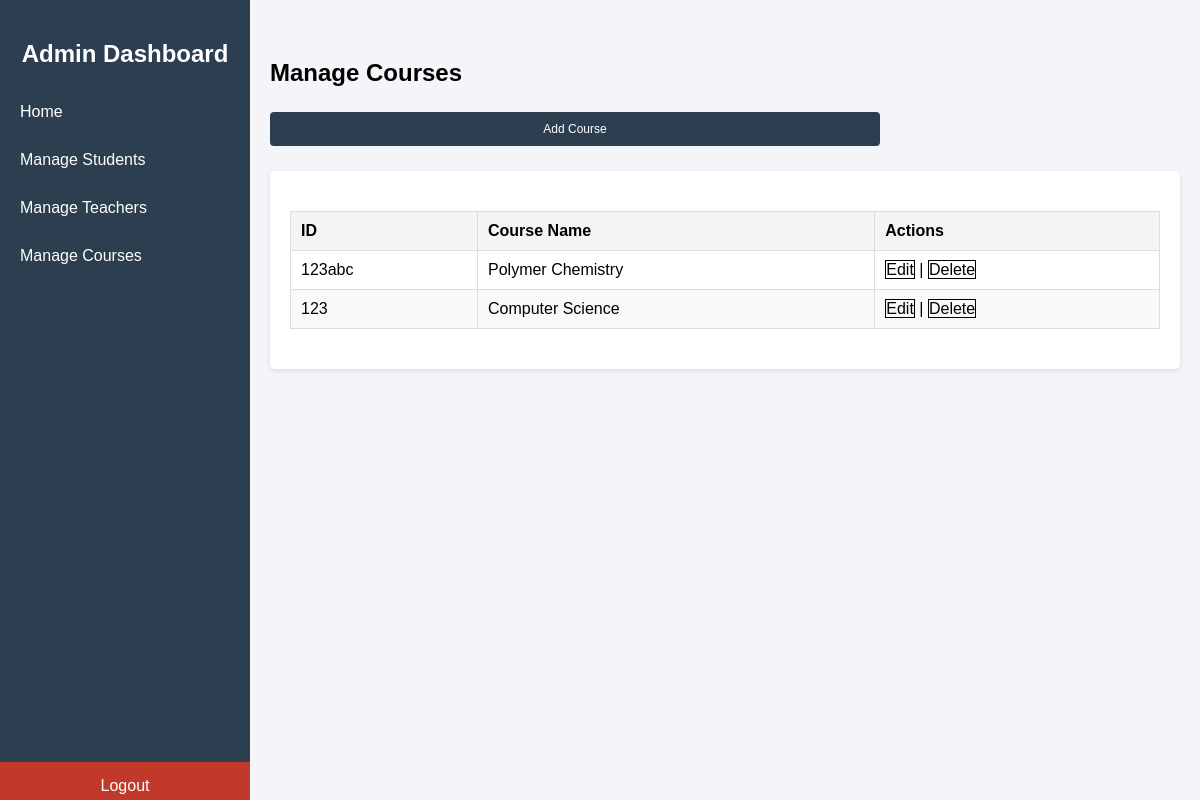
Page /admin-course/ on the committed database.
### GradeWireapp/models.py (models this page shows, shortened)
class Course(models.Model):
    course_id = models.CharField(max_length=30,unique=True)
    course_name = models.CharField(max_length=30,unique=True,default= ' ')

### GradeWireapp/views.py (the view)
# urls.py: path('admin-course/', views.admin_mg_course_view,name='adminMgCourse'),
def admin_mg_course_view(request):
    courses = Course.objects.all()  # Get all courses from the database
    return render(request,'admin_mg_course.html', {'courses': courses})

### templates/admin_mg_course.html (shortened to what this page needs)
{% load static %}
<!DOCTYPE html>
<html lang="en">
<head>
    <link rel="stylesheet" type="text/css" href="{% static 'assets/css/admin-style.css'%}">
</head>
<body>
    <div class="menu-toggle" onclick="toggleSidebar()">☰ Menu</div>
    <div class="sidebar">
        <h2>Admin Dashboard</h2>
        <a href="{% url 'adminHome' %}" onclick="showSection('home')">Home</a>
        <a href="{% url 'ManageStudent' %}"  >Manage Students</a>
        <a href="{% url 'ManageTeacher' %}" >Manage Teachers</a>
        <a href="{% url 'ManageCourse' %}" >Manage Courses</a>
        <a href="#" class="logout">Logout</a>
    </div>
    <div class="content">
        <div id="manage-courses" class="section active">
            <h2>Manage Courses</h2>
            <div class="form-container">
                <button class="small-btn" onclick="toggleAddCourseForm()">Add Course</button>
            </div>
            <div class="table-container">
                <table>
                    <thead>
                        <tr>
                            <th>ID</th>
                            <th>Course Name</th>
                            <th>Actions</th>
                        </tr>
                    </thead>
                    <tbody id="courseTableBody">
                        {% for course in courses %}
                            <tr>
                                <td>{{ course.course_id }}</td>
                                <td>{{ course.course_name }}</td>
                                <td>
                                    <a href="{% url 'edit_course' course.id %}"  style="border: 1px solid; text-decoration: none; color: black;">Edit</a> |
                                    <a href="{% url 'delete_course' course.id %}" onclick="return confirm('Are you sure you want to delete this course?');" style="border: 1px solid; text-decoration: none; color: black;">Delete</a>
                                </td>
                            </tr>
                        {% endfor %}
                    </tbody>
                </table>
            </div>
        </div>
    </div>
</body>
</html>

### static/assets/css/admin-style.css (style rules this page uses)
body { margin: 0; font-family: Arial, sans-serif; background-color: #f4f4f9; }
.sidebar { position: fixed; top: 0; left: 0; width: 250px; height: 100%; background-color: #2c3e50; color: white; display: flex; flex-direction: column; padding-top: 20px; transition: transform 0.3s ease; }
.sidebar h2 { text-align: center; font-size: 24px; margin-bottom: 20px; color: #ffffff; }
.sidebar a { text-decoration: none; color: white; padding: 15px 20px; display: block; transition: background 0.3s; cursor: pointer; }
.sidebar .logout { margin-top: auto; background-color: #c0392b; text-align: center; margin-bottom:10px; }
.content { margin-left: 250px; padding: 20px; transition: margin-left 0.3s ease; }
.section { display: none; }
.section.active { display: block; }
.table-container { background: #fff; padding: 20px; border-radius: 5px; box-shadow: 0 2px 5px rgba(0, 0, 0, 0.1); overflow-x: auto; }
table { width: 100%; border-collapse: collapse; margin: 20px 0; font-size: 16px; }
table th, table td { text-align: left; padding: 10px; border: 1px solid #ddd; }
table th { background-color: #f4f4f4; font-weight: bold; }
table tbody tr:nth-child(even) { background-color: #f9f9f9; }
.form-container { margin-bottom: 20px; }
.form-container input, .form-container button { margin: 5px 0; padding: 10px; width: calc(100% - 300px); border: 1px solid #ddd; border-radius: 4px; }
.form-container button { background-color: #2c3e50; color: white; border: none; cursor: pointer; }

### templates/admin_mg_course.html (style rules this page uses)
.small-btn { font-size: 12px; padding: 5px 10px; background-color: #007bff; color: white; border: none; border-radius: 5px; cursor: pointer; }

### rows in the picture
Course: course_id "123abc", course_name "Polymer Chemistry"
Course: course_id "123", course_name "Computer Science"
